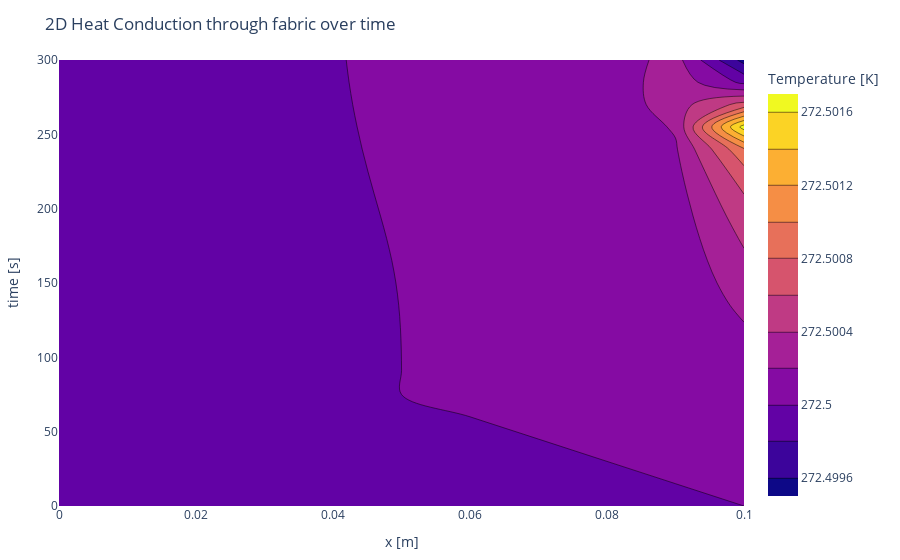

Notebook code cell kept with this figure:
### Code cell
PlotlyJS.plot(PlotlyJS.contour(x=x, y=time_val_arr, z=T_f',     colorbar=attr(
    title="Temperature [K]", # title here
)), 
Layout(;title="2D Heat Conduction through fabric over time", xaxis_title="x [m]", yaxis_title="time [s]"),
config=PlotConfig(scrollZoom=false))

### Figure 1 — Plotly figure (JSON) as saved in the notebook; plotly's stock layout.template omitted (floating-point values rounded to 4 significant figures; data arrays with more than 128 entries replaced by an {"elided": "..."} marker saying what was removed)
{"data": [{"colorbar": {"title": "Temperature [K]"}, "transpose": true, "type": "contour", "x": [0, 0.01, 0.02, 0.03, 0.04, 0.05, 0.06, 0.07, 0.08, 0.09, 0.1], "y": [0, 15, 30, 45, 60, 75, 90, 105, 120, 135, 150, 165, 180, 195, 210, 225, 240, 255, 270, 285, 300], "z": {"elided": "11x21 float values"}}], "layout": {"margin": {"b": 50, "l": 50, "r": 50, "t": 60}, "title": "2D Heat Conduction through fabric over time", "xaxis": {"title": {"text": "x [m]"}}, "yaxis": {"title": {"text": "time [s]"}}}}
